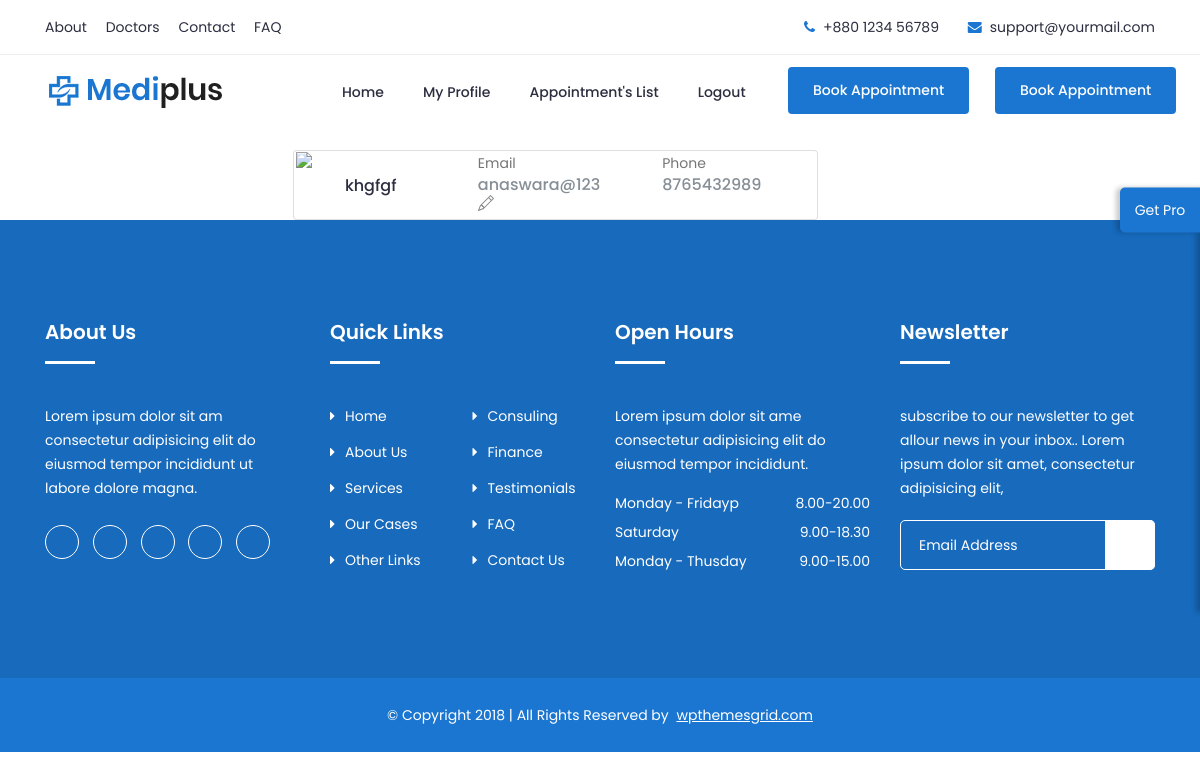
The app's page /userprofile (signed in) with its own data.
### user_app/models.py (models this page shows)
class usersinfo(models.Model):
    photo=models.ImageField()
    name=models.CharField(max_length=50)
    email=models.CharField(max_length=50)
    phone=models.CharField(max_length=20)
    password=models.CharField(max_length=50)

### user_app/views.py (the view)
# urls.py: path('userprofile',views.userprofile),
def userprofile(request):
    userid=request.session['uid']
    data=usersinfo.objects.get(pk=userid)
    return render(request,'userprofile.html',{'result':data})

### templates/userprofile.html (shortened to what this page needs)
{% load static %}
{% include 'header.html' %}
<div class="page-content page-container" id="page-content">
    <div class="padding">
        <div class="row container d-flex justify-content-center">
<div class="col-xl-6 col-md-12">
                                                <div class="card user-card-full">
                                                    <div class="row m-l-0 m-r-0">
                                                        <div class="col-sm-4 bg-c-lite-green user-profile">
                                                            <div class="card-block text-center text-white">
                                                                <div class="m-b-25">
                                                                    <img src="../media/{{result.photo}}" class="img-radius" alt="User-Profile-Image">
                                                                </div>
                                                                <h6 class="f-w-600">{{result.name}}</h6>
                                                                <i class=" mdi mdi-square-edit-outline feather icon-edit m-t-10 f-16">{{result.id}}</i>
                                                            </div>
                                                        </div>
                                                        <div class="col-sm-8">
                                                            <div class="card-block">
                                                                <div class="row">
                                                                    <div class="col-sm-6">
                                                                        <p class="m-b-10 f-w-600">Email</p>
                                                                        <h6 class="text-muted f-w-400">{{result.email}}</h6>
                                                                    </div>
                                                                    <div class="col-sm-6">
                                                                        <p class="m-b-10 f-w-600">Phone</p>
                                                                        <h6 class="text-muted f-w-400">{{result.phone}}</h6>
                                                                    </div>
                                                                    <div class="col-sm-6">
                                                                        <a href="{% url 'userupdate' id=result.id %}">
</a>
                                                                    </div>
                                                                </div>
                                                            </div>
                                                        </div>
                                                    </div>
                                                </div>
                                            </div>
                                             </div>
                                                </div>
            {% include 'footer.html' %}

### records on screen
usersinfo: name "khgfgf", email "anaswara@123", phone "8765432989"
